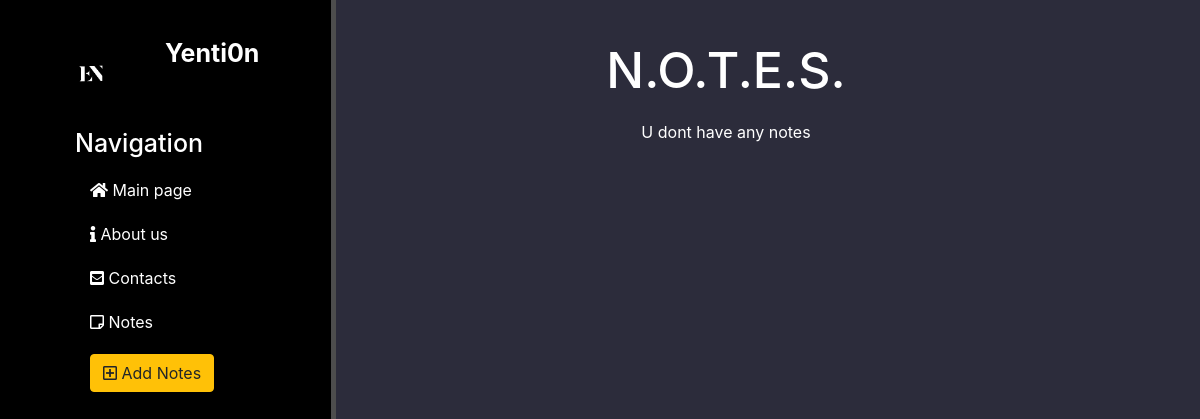
Page /notes/ on the earlier database version.
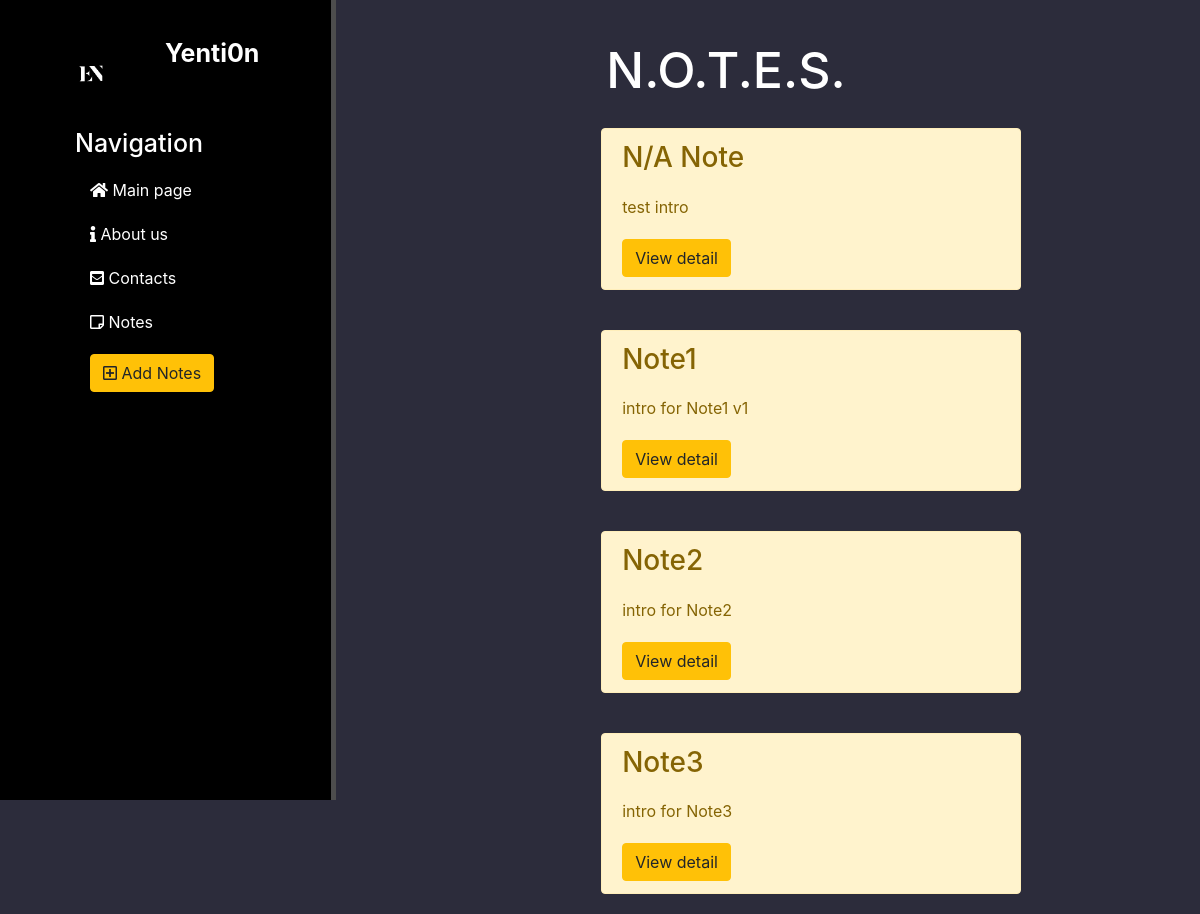
Same page on the later database version.
### notes/models.py (models this page shows, shortened)
class Artiles(models.Model):
    title = models.CharField('name', max_length=50, default= 'N/A Note')
    intro = models.CharField('intro', max_length= 250)
    description = models.TextField('full')
    date = models.DateTimeField('date')
    cover = models.ImageField(upload_to='images/')
    class Meta:
        verbose_name = 'Note'
        verbose_name_plural = 'Notes'

### notes/views.py (the view)
# urls.py: path('', views.notes_home, name='notes_home'),
def notes_home(request):
    notes = Artiles.objects.order_by('title')
    return render(request, 'notes/notes_home.html', {'notes': notes})

### notes/templates/notes/notes_home.html (shortened to what this page needs)
{% extends 'main/layout.html' %}
{% block content %}
    <div class="features">
        <h1>N.O.T.E.S.</h1>
        {% if notes %}
            {% for el in notes %}
                <div class="alert alert-warning">
                    <h3>{{ el.title }}</h3>
                    <p> {{el.intro }}</p>
                    <a href="{% url 'notes_detail' el.id %}" class="btn btn-warning">View detail</a>
                </div>
            {% endfor %}
        {% else %}
            <p>U dont have any notes</p>
        {% endif %}
    </div>
{% endblock %}

### main/templates/main/layout.html (shortened to what this page needs)
{% load static %}
<!doctype html>
<html lang="en">
<head>
    <link rel="stylesheet" href="https://stackpath.bootstrapcdn.com/bootstrap/4.5.2/css/bootstrap.min.css">
    <link rel="stylesheet" href="{% static 'main/css/main.css' %}">
    <link rel="stylesheet" href="https://use.fontawesome.com/releases/v5.8.2/css/all.css">
</head>
<body>
    <aside>
        <img src="{% static 'main/img/en.webp' %}" alt="logo">
        <span class = "logo">Yenti0n</span>
        <h3>Navigation</h3>
        <ul>
            <a href="{% url 'home' %}"><li><i class="fas fa-home"></i> Main page</li></a>
            <a href="{% url 'about' %}"><li><i class="fas fa-info"></i> About us</li></a>
            <a href="{% url 'contacts' %}"><li><i class="fas fa-envelope-square"></i> Contacts</li></a>
            <a href="{% url 'notes_home' %}"><li><i class="far fa-sticky-note"></i> Notes </li></a>
            <a href="{% url 'create' %}"><li><button class="btn btn-warning"><i class="far fa-plus-square"></i> Add Notes </button></li></a>
        </ul>
    </aside>
    <main>
        {% block content %}
        {% endblock %}
    </main>
</body>
</html>

### main/static/main/css/main.css (style rules this page uses)
body { background: #2c2c3b; }
aside { float: left; background: #000000; width: 28%; padding: 2.5%; height: 100vh; color: #fff; border-right: 5px solid #4d4d4d; }
aside img { width: 120px; float: left; }
aside .logo { font-size: 25px; margin-left:15px; font-weight: bold; position: relative; top: +5px; }
aside h3 { margin-top: 60px; margin-left: 45px; font-size: 25px; }
aside ul { list-style: none; }
aside ul li { color: #fff; display: block; margin-top: 20px; margin-left: 20px; transition: transform .6s ease; }
main .features { float: left; color: #fff; margin-top: 40px; text-align: center; width: 65%; }
main .features h1 { font-size: 50px; }
main .features p { max-width: 400px; margin: 20px auto; }
.alert-warning { float: left; clear: both; width: 420px; margin: 20px 34%; text-align: left; }

Differences in the rows shown:
added Artiles: title "N/A Note", intro "test intro"
added Artiles: title "Note1", intro "intro for Note1 v1"
added Artiles: title "Note2", intro "intro for Note2"
added Artiles: title "Note3", intro "intro for Note3"
Other differences:
text no longer shown: "U dont have any notes"
